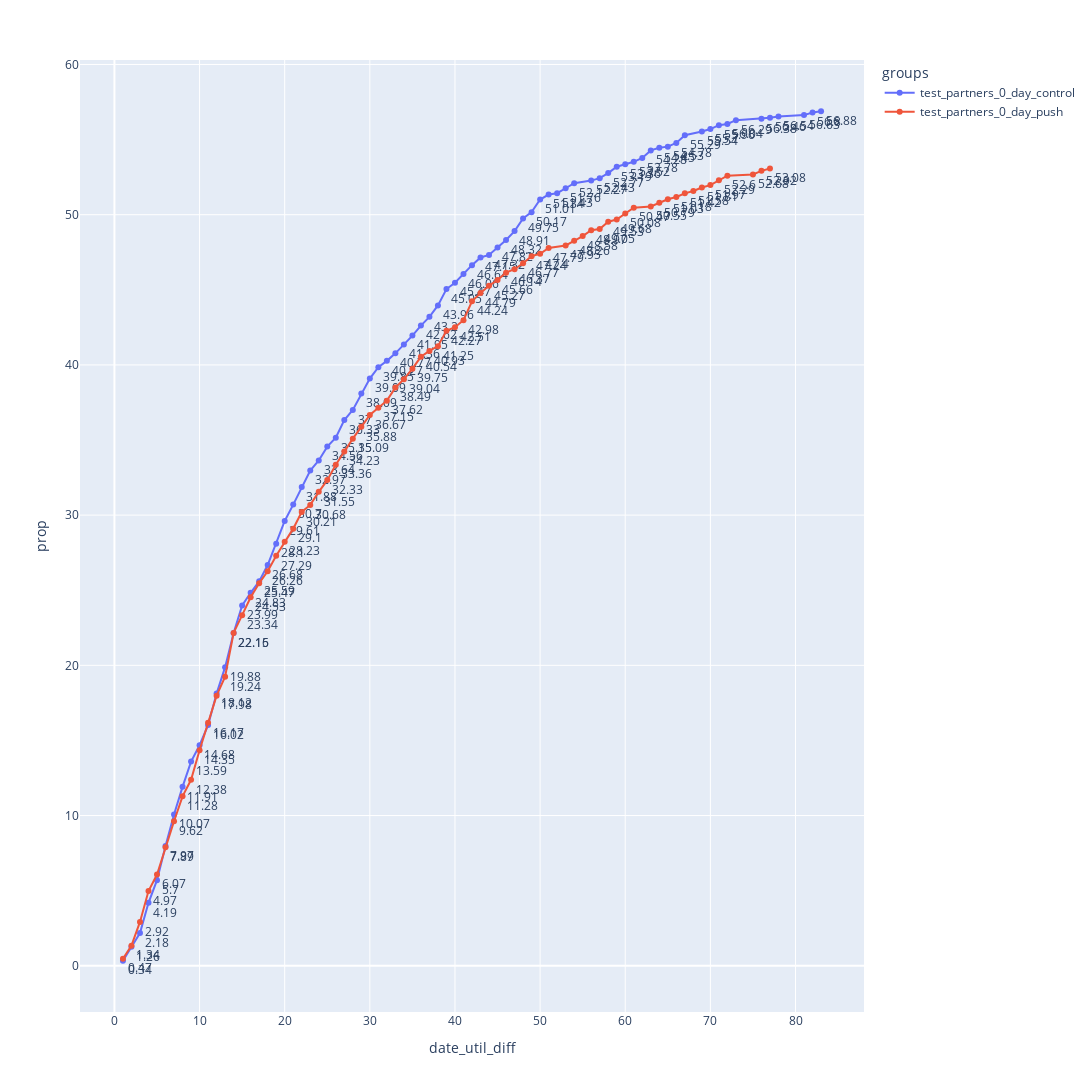

The notebook cell this image was saved under:
### Markdown cell above
## Смотрим конверсию из открытия в утиль

### Code cell
df_test = tf.gp_to_df("""
SELECT *, ROUND((cum_sum::NUMERIC / total_int::NUMERIC) * 100, 2) AS prop
FROM (SELECT *,
             SUM(utilizations)
             OVER (PARTITION BY groups ORDER BY date_util_diff ROWS BETWEEN UNBOUNDED PRECEDING AND CURRENT ROW) AS cum_sum,
             SUM(total_rko_clients) OVER (PARTITION BY groups)                                                   AS total_int
      FROM (SELECT groups,
                   --crm_income_dt,
                   (utilization_dt - crm_income_dt) AS date_util_diff,
                   COUNT(open_rko_dt)               AS total_rko_clients,
                   COUNT(utilization_dt)            AS utilizations
            FROM usr_wrk.ryunisov_novoregi_test_report
            WHERE crm_income_dt BETWEEN '2023-09-07' AND CURRENT_DATE - 30
            GROUP BY groups,
                     --crm_income_dt,
                     (utilization_dt - crm_income_dt)) tt) ttt
""", gp_service = 'sme')

for_chart_test = df_test.groupby(['groups', 'date_util_diff'], as_index=False)['prop'].agg('mean')

fig = px.line(for_chart_test.round(2), x='date_util_diff', y='prop', color='groups', markers=True, text='prop', width=1800, 
               height=1100)
fig = fig.update_traces(textposition="bottom right")
fig.show()

### Figure 1 — Plotly figure (JSON) as saved in the notebook; plotly's stock layout.template omitted (floating-point values rounded to 4 significant figures)
{"data": [{"hovertemplate": "groups=test_partners_0_day_control<br>date_util_diff=%{x}<br>prop=%{text}<extra></extra>", "legendgroup": "test_partners_0_day_control", "line": {"color": "#636efa", "dash": "solid"}, "marker": {"symbol": "circle"}, "mode": "text+markers+lines", "name": "test_partners_0_day_control", "orientation": "v", "showlegend": true, "text": [0.34, 1.26, 2.18, 4.19, 5.7, 7.97, 10.07, 11.91, 13.59, 14.68, 16.02, 18.12, 19.88, 22.15, 23.99, 24.83, 25.59, 26.68, 28.1, 29.61, 30.7, 31.88, 32.97, 33.64, 34.56, 35.15, 36.33, 37, 38.09, 39.09, 39.85, 40.27, 40.77, 41.36, 41.95, 42.62, 43.2, 43.96, 45.05, 45.47, 46.06, 46.64, 47.15, 47.32, 47.82, 48.32, 48.91, 49.75, 50.17, 51.01, 51.34, 51.43, 51.76, 52.1, 52.27, 52.43, 52.77, 53.19, 53.36, 53.52, 53.78, 54.28, 54.45, 54.53, 54.78, 55.29, 55.54, 55.7, 55.96, 56.04, 56.29, 56.38, 56.46, 56.54, 56.63, 56.8, 56.88], "textposition": "bottom right", "type": "scatter", "x": [1, 2, 3, 4, 5, 6, 7, 8, 9, 10, 11, 12, 13, 14, 15, 16, 17, 18, 19, 20, 21, 22, 23, 24, 25, 26, 27, 28, 29, 30, 31, 32, 33, 34, 35, 36, 37, 38, 39, 40, 41, 42, 43, 44, 45, 46, 47, 48, 49, 50, 51, 52, 53, 54, 56, 57, 58, 59, 60, 61, 62, 63, 64, 65, 66, 67, 69, 70, 71, 72, 73, 76, 77, 78, 81, 82, 83], "xaxis": "x", "y": [0.34, 1.26, 2.18, 4.19, 5.7, 7.97, 10.07, 11.91, 13.59, 14.68, 16.02, 18.12, 19.88, 22.15, 23.99, 24.83, 25.59, 26.68, 28.1, 29.61, 30.7, 31.88, 32.97, 33.64, 34.56, 35.15, 36.33, 37, 38.09, 39.09, 39.85, 40.27, 40.77, 41.36, 41.95, 42.62, 43.2, 43.96, 45.05, 45.47, 46.06, 46.64, 47.15, 47.32, 47.82, 48.32, 48.91, 49.75, 50.17, 51.01, 51.34, 51.43, 51.76, 52.1, 52.27, 52.43, 52.77, 53.19, 53.36, 53.52, 53.78, 54.28, 54.45, 54.53, 54.78, 55.29, 55.54, 55.7, 55.96, 56.04, 56.29, 56.38, 56.46, 56.54, 56.63, 56.8, 56.88], "yaxis": "y"}, {"hovertemplate": "groups=test_partners_0_day_push<br>date_util_diff=%{x}<br>prop=%{text}<extra></extra>", "legendgroup": "test_partners_0_day_push", "line": {"color": "#EF553B", "dash": "solid"}, "marker": {"symbol": "circle"}, "mode": "text+markers+lines", "name": "test_partners_0_day_push", "orientation": "v", "showlegend": true, "text": [0.47, 1.34, 2.92, 4.97, 6.07, 7.89, 9.62, 11.28, 12.38, 14.35, 16.17, 17.98, 19.24, 22.16, 23.34, 24.53, 25.47, 26.26, 27.29, 28.23, 29.1, 30.21, 30.68, 31.55, 32.33, 33.36, 34.23, 35.09, 35.88, 36.67, 37.15, 37.62, 38.49, 39.04, 39.75, 40.54, 40.93, 41.25, 42.27, 42.51, 42.98, 44.24, 44.79, 45.27, 45.66, 46.14, 46.37, 46.77, 47.24, 47.4, 47.79, 47.95, 48.26, 48.58, 48.97, 49.05, 49.53, 49.68, 50.08, 50.47, 50.55, 50.79, 51.03, 51.18, 51.42, 51.58, 51.81, 51.97, 52.29, 52.6, 52.68, 52.92, 53.08], "textposition": "bottom right", "type": "scatter", "x": [1, 2, 3, 4, 5, 6, 7, 8, 9, 10, 11, 12, 13, 14, 15, 16, 17, 18, 19, 20, 21, 22, 23, 24, 25, 26, 27, 28, 29, 30, 31, 32, 33, 34, 35, 36, 37, 38, 39, 40, 41, 42, 43, 44, 45, 46, 47, 48, 49, 50, 51, 53, 54, 55, 56, 57, 58, 59, 60, 61, 63, 64, 65, 66, 67, 68, 69, 70, 71, 72, 75, 76, 77], "xaxis": "x", "y": [0.47, 1.34, 2.92, 4.97, 6.07, 7.89, 9.62, 11.28, 12.38, 14.35, 16.17, 17.98, 19.24, 22.16, 23.34, 24.53, 25.47, 26.26, 27.29, 28.23, 29.1, 30.21, 30.68, 31.55, 32.33, 33.36, 34.23, 35.09, 35.88, 36.67, 37.15, 37.62, 38.49, 39.04, 39.75, 40.54, 40.93, 41.25, 42.27, 42.51, 42.98, 44.24, 44.79, 45.27, 45.66, 46.14, 46.37, 46.77, 47.24, 47.4, 47.79, 47.95, 48.26, 48.58, 48.97, 49.05, 49.53, 49.68, 50.08, 50.47, 50.55, 50.79, 51.03, 51.18, 51.42, 51.58, 51.81, 51.97, 52.29, 52.6, 52.68, 52.92, 53.08], "yaxis": "y"}], "layout": {"height": 1100, "legend": {"title": {"text": "groups"}, "tracegroupgap": 0}, "margin": {"t": 60}, "width": 1800, "xaxis": {"anchor": "y", "domain": [0, 1], "title": {"text": "date_util_diff"}}, "yaxis": {"anchor": "x", "domain": [0, 1], "title": {"text": "prop"}}}}
